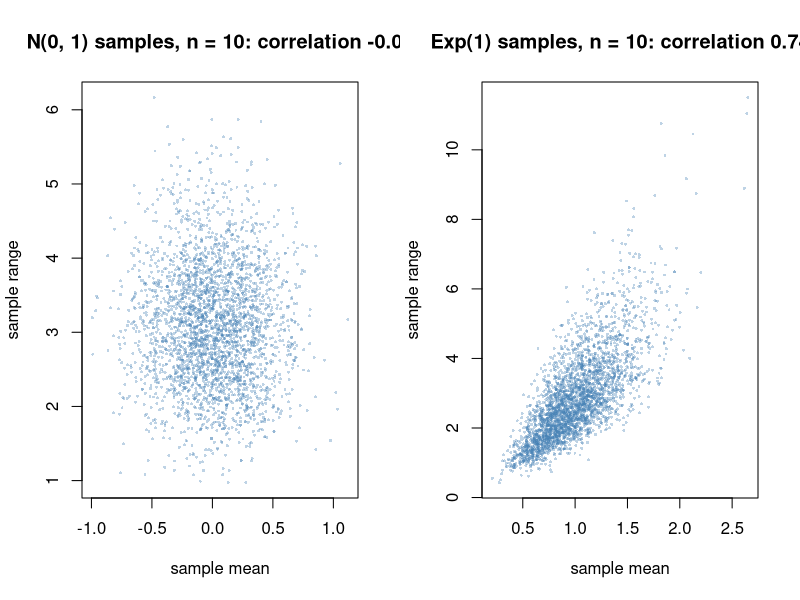

Generate this figure with R:
# Sample mean versus sample range: independent for normal samples (Basu), dependent for exponential samples.
set.seed(0)
n <- 10
reps <- 3000
samples <- list(
  "N(0, 1) samples" = matrix(rnorm(reps * n), reps, n),
  "Exp(1) samples" = matrix(rexp(reps * n), reps, n)
)

op <- par(mfrow = c(1, 2))
for (name in names(samples)) {
  data <- samples[[name]]
  m <- rowMeans(data)
  r <- apply(data, 1, max) - apply(data, 1, min)
  plot(m, r, pch = 16, cex = 0.4, col = adjustcolor("steelblue", 0.35),
       xlab = "sample mean", ylab = "sample range",
       main = sprintf("%s, n = %d: correlation %.2f", name, n, cor(m, r)))
}
par(op)
